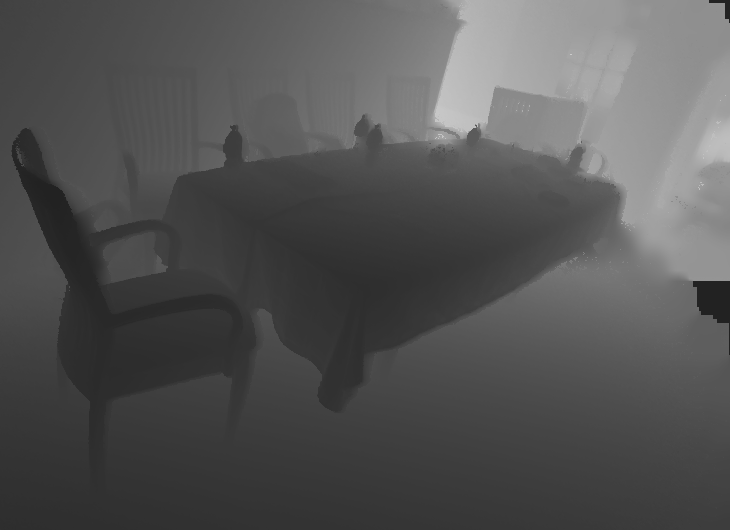
#> input picture test_imgs_hha/2.png, 730 x 530 px, found by its file name
$ python getHHA.py
#> lines starting #> are read from the running program, lines starting #| are printed output that depends on the picture
# --*-- coding:utf-8 --*--
import math
import cv2
import os
import math

from utils_hha.rgbd_util import *
from utils_hha.getCameraParam import *

'''
must use 'COLOR_BGR2GRAY' here, or you will get a different gray-value with what MATLAB gets.
'''
def getImage(root='.'):
#> called with root = '.'
    D = cv2.imread(os.path.join(root, '2.png'), cv2.COLOR_BGR2GRAY)/10000
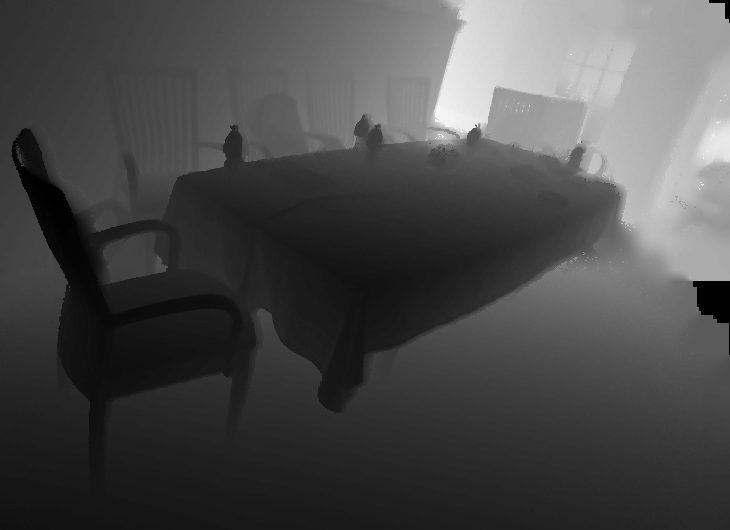
#> D: shape (530, 730) float64; min 0.878, max 5.25, mean 2.16; drawn with min black and max white
#    RD = cv2.imread(os.path.join(root, '0_raw.png'), cv2.COLOR_BGR2GRAY)/10000
    return D

'''
C: Camera matrix
D: Depth image, the unit of each element in it is "meter"
RD: Raw depth image, the unit of each element in it is "meter"
'''
def getHHA(C, D, RD):
    missingMask = (RD == 0);
    pc, N, yDir, h, pcRot, NRot = processDepthImage(D * 100, missingMask, C);

    tmp = np.multiply(N, yDir)
    acosValue = np.minimum(1,np.maximum(-1,np.sum(tmp, axis=2)))
    angle = np.array([math.degrees(math.acos(x)) for x in acosValue.flatten()])
    angle = np.reshape(angle, h.shape)

    '''
    Must convert nan to 180 as the MATLAB program actually does.
    Or we will get a HHA image whose border region is different
    with that of MATLAB program's output.
    '''
    angle[np.isnan(angle)] = 180


    pc[:,:,2] = np.maximum(pc[:,:,2], 100)
    I = np.zeros(pc.shape)

    # opencv-python save the picture in BGR order.
    I[:,:,2] = 31000/pc[:,:,2]
    I[:,:,1] = h
    I[:,:,0] = (angle + 128-90)

    # print(np.isnan(angle))

    '''
    np.uint8 seems to use 'floor', but in matlab, it seems to use 'round'.
    So I convert it to integer myself.
    '''
    I = np.rint(I)

    # np.uint8: 256->1, but in MATLAB, uint8: 256->255
    I[I>255] = 255
    HHA = I.astype(np.uint8)
    return HHA

if __name__ == "__main__":
    D = getImage()
#> (the run stopped early here; a loop or call above may not have finished)

$ run again, with test_imgs_hha/0.png copied over test_imgs_hha/2.png
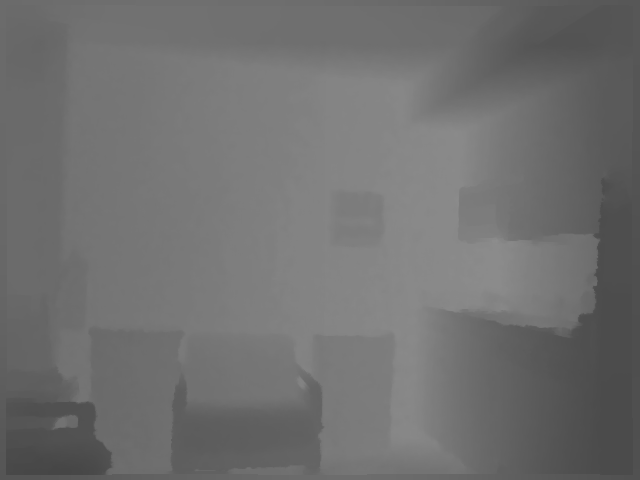
#> input picture test_imgs_hha/0.png, 640 x 480 px, found by its file name
#> in getImage, `D = cv2.imread(os.path.join(root, '2.png'), cv2.COLOR_BGR2GRAY)/10000`:
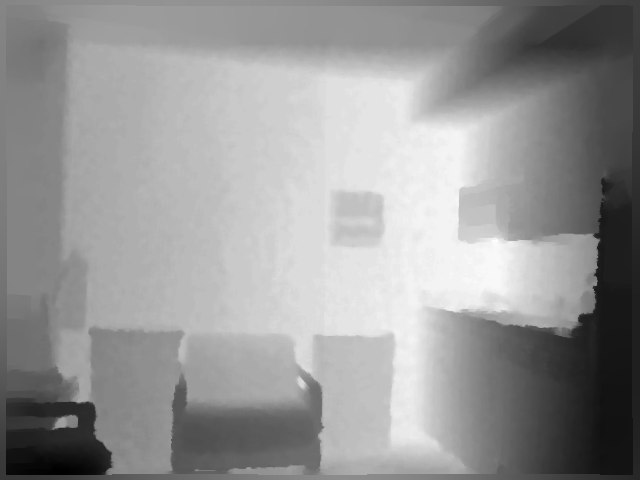
#> D: shape (480, 640) float64; min 1.8, max 3.62, mean 2.88; drawn with min black and max white

$ run again, with test_imgs_hha/1.png copied over test_imgs_hha/2.png
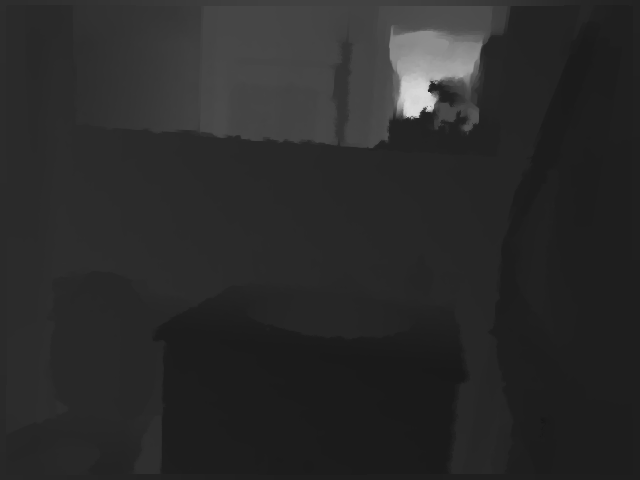
#> input picture test_imgs_hha/1.png, 640 x 480 px, found by its file name
#> in getImage, `D = cv2.imread(os.path.join(root, '2.png'), cv2.COLOR_BGR2GRAY)/10000`:
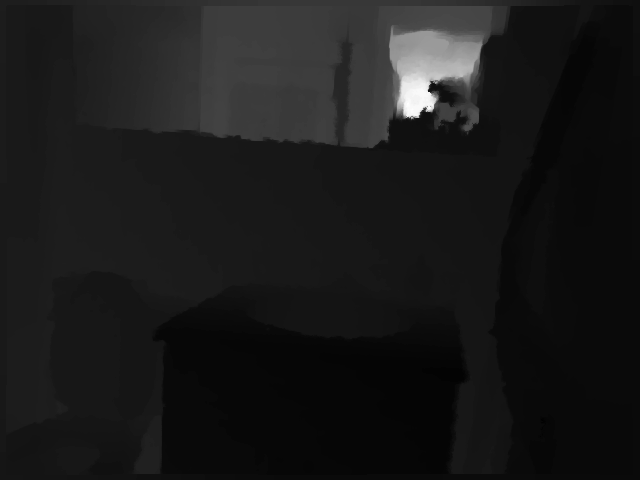
#> D: shape (480, 640) float64; min 0.0022, max 0.022, mean 0.00422; drawn with min black and max white
